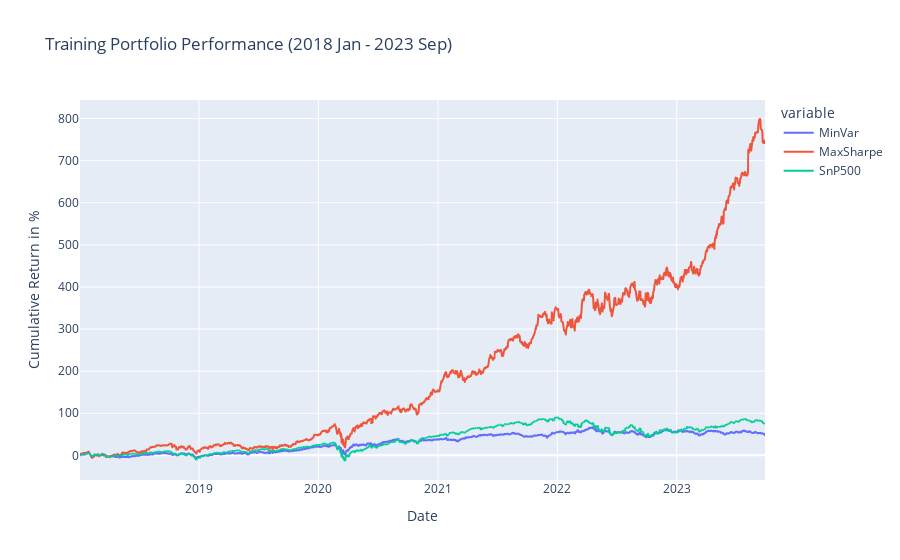

Notebook code for this chart:
### Code cell
back = pd.DataFrame({"MinVar": ret_1, "MaxSharpe": ret_2})
back = pd.concat([back, ind_ret], join="outer", axis=1)
back.drop(back.tail(1).index, inplace=True)

back.interpolate(method="linear", inplace=True)

fig = px.line(back, x=back.index, y=back.columns, title="Training Portfolio Performance (2018 Jan - 2023 Sep)")
fig.update_xaxes(title_text="Date")
fig.update_yaxes(title_text="Cumulative Return in %")

fig.show()

### Figure 1 — Plotly figure (JSON) as saved in the notebook; plotly's stock layout.template omitted (floating-point values rounded to 4 significant figures; data arrays with more than 128 entries replaced by an {"elided": "..."} marker saying what was removed)
{"data": [{"hovertemplate": "variable=MinVar<br>index=%{x}<br>value=%{y}<extra></extra>", "legendgroup": "MinVar", "line": {"color": "#636efa", "dash": "solid"}, "marker": {"symbol": "circle"}, "mode": "lines", "name": "MinVar", "showlegend": true, "type": "scattergl", "x": {"elided": "1445 str values"}, "xaxis": "x", "y": {"elided": "1445 float values"}, "yaxis": "y"}, {"hovertemplate": "variable=MaxSharpe<br>index=%{x}<br>value=%{y}<extra></extra>", "legendgroup": "MaxSharpe", "line": {"color": "#EF553B", "dash": "solid"}, "marker": {"symbol": "circle"}, "mode": "lines", "name": "MaxSharpe", "showlegend": true, "type": "scattergl", "x": {"elided": "1445 str values"}, "xaxis": "x", "y": {"elided": "1445 float values"}, "yaxis": "y"}, {"hovertemplate": "variable=SnP500<br>index=%{x}<br>value=%{y}<extra></extra>", "legendgroup": "SnP500", "line": {"color": "#00cc96", "dash": "solid"}, "marker": {"symbol": "circle"}, "mode": "lines", "name": "SnP500", "showlegend": true, "type": "scattergl", "x": {"elided": "1445 str values"}, "xaxis": "x", "y": {"elided": "1445 float values"}, "yaxis": "y"}], "layout": {"legend": {"title": {"text": "variable"}, "tracegroupgap": 0}, "title": {"text": "Training Portfolio Performance (2018 Jan - 2023 Sep)"}, "xaxis": {"anchor": "y", "domain": [0, 1], "title": {"text": "Date"}}, "yaxis": {"anchor": "x", "domain": [0, 1], "title": {"text": "Cumulative Return in %"}}}}
